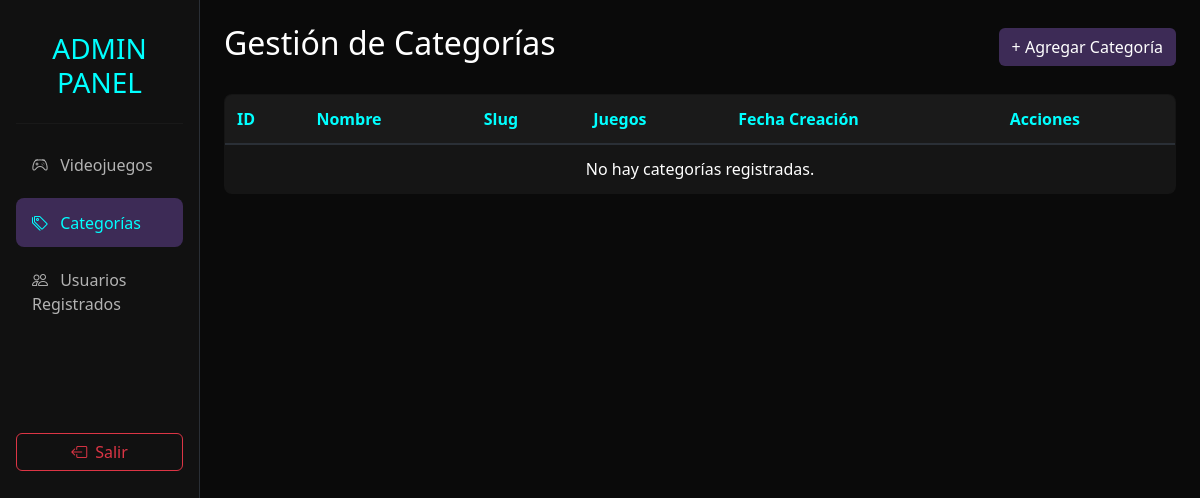
Page /admin-panel/categorias/ (signed in) on the earlier database version.
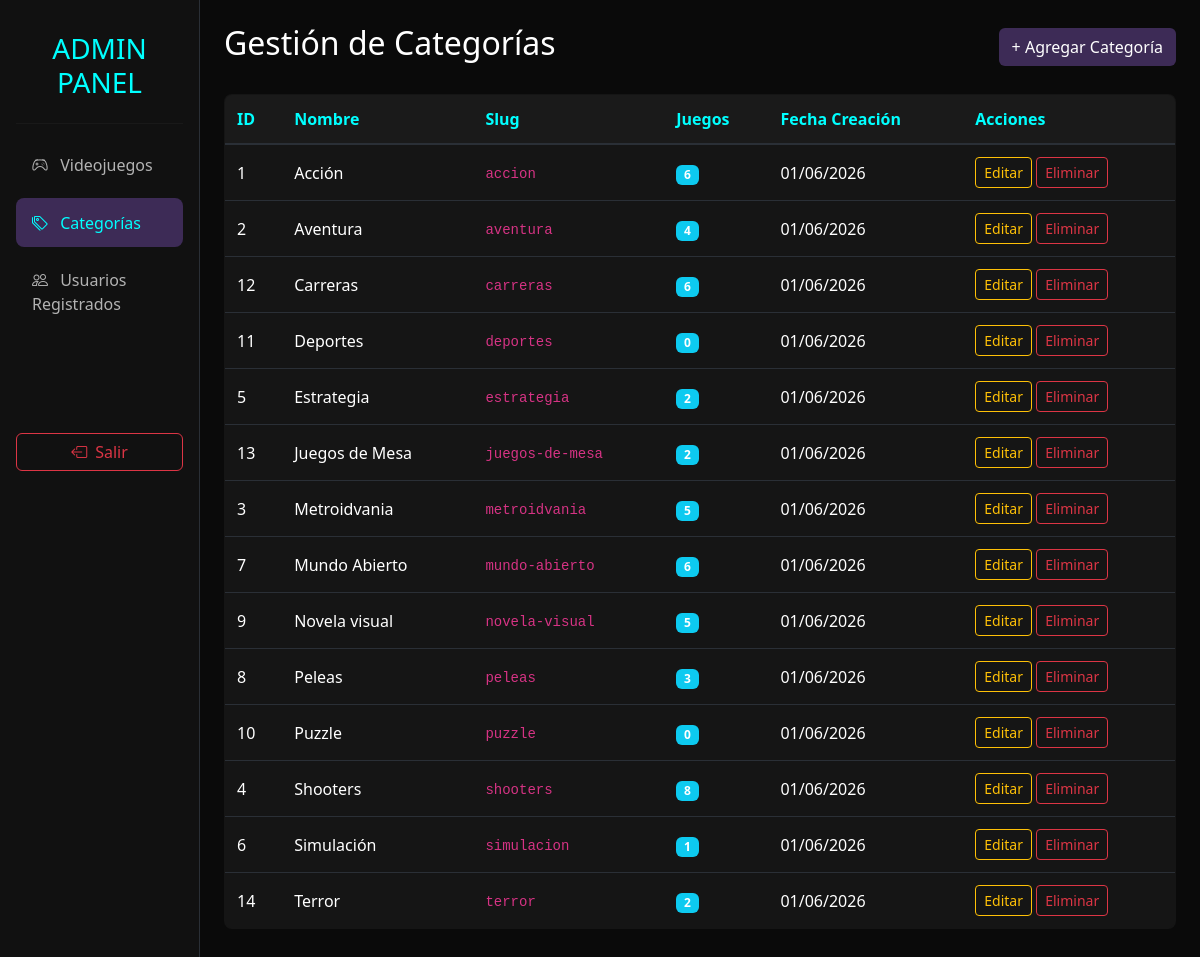
Same page on the later database version.
### juegos/models.py (models this page shows, shortened)
class Categoria(models.Model):
    nombre = models.CharField(max_length=100, unique=True)
    slug = models.SlugField(unique=True, null=True, blank=True)
    descripcion = models.TextField(null=True, blank=True)
    fecha_creacion = models.DateTimeField(auto_now_add=True)
    class Meta:
        ordering = ['nombre']
        verbose_name_plural = "Categorías"

### juegos/views.py (the view)
# urls.py: path('admin-panel/categorias/', views.admin_categorias, name='admin_categorias'),
@staff_member_required(login_url='/iniciar-sesion/')
def admin_categorias(request):
    categorias = Categoria.objects.all()
    context = {'categorias': categorias}
    return render(request, 'juegos/admin/admin_categorias.html', context)

### juegos/templates/juegos/admin/admin_categorias.html (shortened to what this page needs)
{% load static %}
<!DOCTYPE html>
<html lang="es">
<head>
    <link href="https://cdn.jsdelivr.net/npm/bootstrap@5.3.3/dist/css/bootstrap.min.css" rel="stylesheet">
    <link rel="stylesheet" href="https://cdn.jsdelivr.net/npm/bootstrap-icons@1.11.3/font/bootstrap-icons.min.css">
</head>
<body>
<div class="container-fluid">
    <div class="row">
        <div class="col-md-3 col-lg-2 sidebar">
            <h3 class="text-center mb-4 font-weight-bold" style="color: #00ffff;">ADMIN PANEL</h3>
            <hr style="border-color: #333;">
            <div class="nav flex-column nav-pills" id="v-pills-tab" role="tablist" aria-orientation="vertical">
                <a href="{% url 'panel_admin' %}" class="nav-link-custom w-100 text-start border-0">
                    <i class="bi bi-controller me-2"></i> Videojuegos
                </a>
                <a href="{% url 'admin_categorias' %}" class="nav-link-custom w-100 text-start border-0 active">
                    <i class="bi bi-tags me-2"></i> Categorías
                </a>
                <button class="nav-link-custom w-100 text-start border-0" id="v-pills-usuarios-tab" data-bs-toggle="pill" data-bs-target="#v-pills-usuarios" type="button" role="tab">
                    <i class="bi bi-people me-2"></i> Usuarios Registrados
                </button>
            </div>
            <div class="mt-5 pt-5">
                <a href="/cerrar-sesion/" class="btn btn-outline-danger w-100"><i class="bi bi-box-arrow-left me-2"></i>Salir</a>
            </div>
        </div>
        <div class="col-md-9 col-lg-10 p-4">
            <div class="d-flex justify-content-between align-items-center mb-4">
                <h2>Gestión de Categorías</h2>
                <a href="{% url 'admin_agregar_categoria' %}" class="btn text-white" style="background-color: #3d2b56;">+ Agregar Categoría</a>
            </div>
            <table class="table table-custom table-hover">
                <thead>
                    <tr>
                        <th>ID</th>
                        <th>Nombre</th>
                        <th>Slug</th>
                        <th>Juegos</th>
                        <th>Fecha Creación</th>
                        <th>Acciones</th>
                    </tr>
                </thead>
                <tbody>
                    {% for categoria in categorias %}
                    <tr>
                        <td>{{ categoria.id }}</td>
                        <td>{{ categoria.nombre }}</td>
                        <td><code>{{ categoria.slug }}</code></td>
                        <td><span class="badge bg-info">{{ categoria.videojuegos.count }}</span></td>
                        <td>{{ categoria.fecha_creacion|date:"d/m/Y" }}</td>
                        <td>
                            <a href="{% url 'admin_editar_categoria' categoria.id %}" class="btn btn-sm btn-outline-warning">Editar</a>
                            <a href="{% url 'admin_eliminar_categoria' categoria.id %}" class="btn btn-sm btn-outline-danger">Eliminar</a>
                        </td>
                    </tr>
                    {% empty %}
                    <tr><td colspan="6" class="text-center text-white-50">No hay categorías registradas.</td></tr>
                    {% endfor %}
                </tbody>
            </table>
        </div>
    </div>
</div>
</body>
</html>

### juegos/templates/juegos/admin/admin_categorias.html (style rules this page uses)
body { background-color: #0a0a0a !important; color: #ffffff !important; font-family: 'Segoe UI', Tahoma, Geneva, Verdana, sans-serif; }
.sidebar { background-color: #111111 !important; border-right: 1px solid #2a2f36 !important; min-height: 100vh; padding: 2rem 1rem; }
.nav-link-custom { color: #b3b3b3 !important; padding: 0.8rem 1rem; border-radius: 8px; display: block; text-decoration: none; margin-bottom: 0.5rem; transition: all 0.2s; background: transparent; }
.nav-link-custom:hover, .nav-link-custom.active { background-color: #3d2b56 !important; color: #00ffff !important; }
.table-custom { border: 1px solid #2a2f36 !important; overflow: hidden; border-radius: 8px; background-color: #151515 !important; }
.table-custom th { background-color: #1a1a1a !important; color: #00ffff !important; border-bottom: 2px solid #2a2f36 !important; padding: 12px !important; }
.table-custom td { background-color: #151515 !important; color: #ffffff !important; border-bottom: 1px solid #2a2f36 !important; padding: 12px !important; vertical-align: middle; }
.btn-outline-warning { color: #ffc107 !important; border-color: #ffc107 !important; }
.btn-outline-danger { color: #dc3545 !important; border-color: #dc3545 !important; }

Differences in the rows shown:
added Categoria: id "1", nombre "Acción", slug "accion", videojuegos.count "6", fecha_creacion "01/06/2026"
added Categoria: id "2", nombre "Aventura", slug "aventura", videojuegos.count "4", fecha_creacion "01/06/2026"
added Categoria: id "12", nombre "Carreras", slug "carreras", videojuegos.count "6", fecha_creacion "01/06/2026"
added Categoria: id "11", nombre "Deportes", slug "deportes", videojuegos.count "0", fecha_creacion "01/06/2026"
added Categoria: id "5", nombre "Estrategia", slug "estrategia", videojuegos.count "2", fecha_creacion "01/06/2026"
added Categoria: id "13", nombre "Juegos de Mesa", slug "juegos-de-mesa", videojuegos.count "2", fecha_creacion "01/06/2026"
added Categoria: id "3", nombre "Metroidvania", slug "metroidvania", videojuegos.count "5", fecha_creacion "01/06/2026"
added Categoria: id "7", nombre "Mundo Abierto", slug "mundo-abierto", videojuegos.count "6", fecha_creacion "01/06/2026"
added Categoria: id "9", nombre "Novela visual", slug "novela-visual", videojuegos.count "5", fecha_creacion "01/06/2026"
added Categoria: id "8", nombre "Peleas", slug "peleas", videojuegos.count "3", fecha_creacion "01/06/2026"
added Categoria: id "10", nombre "Puzzle", slug "puzzle", videojuegos.count "0", fecha_creacion "01/06/2026"
added Categoria: id "4", nombre "Shooters", slug "shooters", videojuegos.count "8", fecha_creacion "01/06/2026"
added Categoria: id "6", nombre "Simulación", slug "simulacion", videojuegos.count "1", fecha_creacion "01/06/2026"
added Categoria: id "14", nombre "Terror", slug "terror", videojuegos.count "2", fecha_creacion "01/06/2026"
Other differences:
text no longer shown: "No hay categorías registradas."
